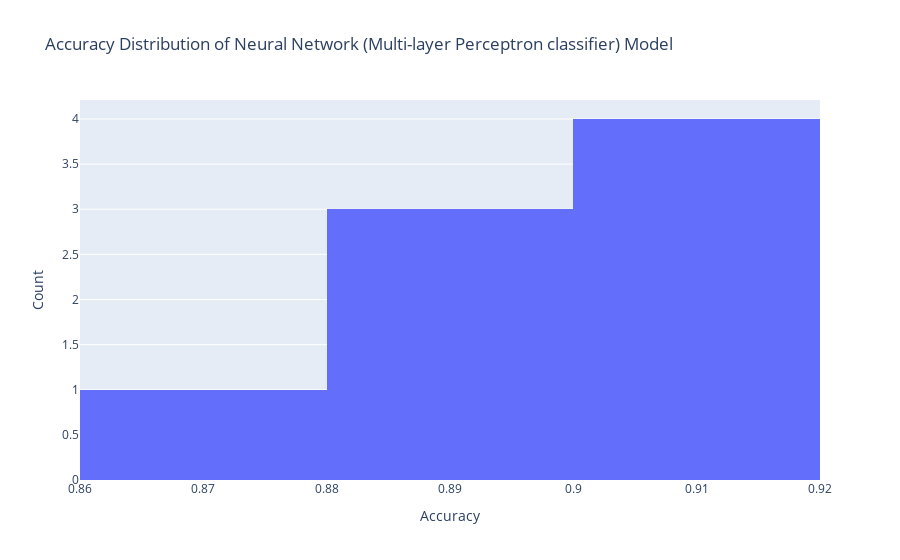

Source (notebook cell):
### Code cell
import matplotlib.pyplot as plt
import plotly.graph_objects as go

# Bar chart example using Matplotlib
x = [
    '5-fold cross-validation with default parameters',
    '10-fold cross-validation with default parameters',
    '5-fold cross-validation with alpha=0.01',
    '5-fold cross-validation with alpha=1',
    '5-fold cross-validation with alpha=10',
    '5-fold cross-validation with hidden_layer_sizes=(100,50)',
    '5-fold cross-validation with hidden_layer_sizes=(100, 100, 50)',
    "5-fold cross-validation with unique parameters(hidden_layer_sizes=(100, 50), alpha=1, solver='adam', activation='relu', learning_rate='adaptive', max_iter=200)"
]
accuracy = [
    0.8973483179153818, 0.9011816747235649, 0.8990150206961692,
    0.911348540156124, 0.8684311637080867, 0.9022816665277661,
    0.8992315929105203, 0.9104818554323971
]

fig, ax = plt.subplots(figsize=(10, 6))

ax.bar(x, accuracy)
ax.set_title('Accuracy of Neural Network (Multi-layer Perceptron classifier) Model')
ax.set_xlabel('Cross Validation')
ax.set_ylabel('Accuracy')

plt.xticks(rotation=45)
plt.subplots_adjust(top=0.9, bottom=0.2)  # Manually adjust the margins

plt.show()

# Histogram example using Plotly
hist_data = [accuracy]
group_labels = ['Accuracy']

fig = go.Figure()
for i, data in enumerate(hist_data):
    fig.add_trace(go.Histogram(x=data, name=group_labels[i]))

fig.update_layout(
    title='Accuracy Distribution of Neural Network (Multi-layer Perceptron classifier) Model',
    xaxis_title='Accuracy',
    yaxis_title='Count'
)

fig.show()

### Figure 1 — Plotly figure (JSON) as saved in the notebook; plotly's stock layout.template omitted (floating-point values rounded to 4 significant figures)
{"data": [{"name": "Accuracy", "type": "histogram", "x": [0.8973, 0.9012, 0.899, 0.9113, 0.8684, 0.9023, 0.8992, 0.9105]}], "layout": {"autosize": true, "title": {"text": "Accuracy Distribution of Neural Network (Multi-layer Perceptron classifier) Model"}, "xaxis": {"autorange": true, "range": [0.86, 0.92], "title": {"text": "Accuracy"}, "type": "linear"}, "yaxis": {"autorange": true, "range": [0, 4.211], "title": {"text": "Count"}}}}
